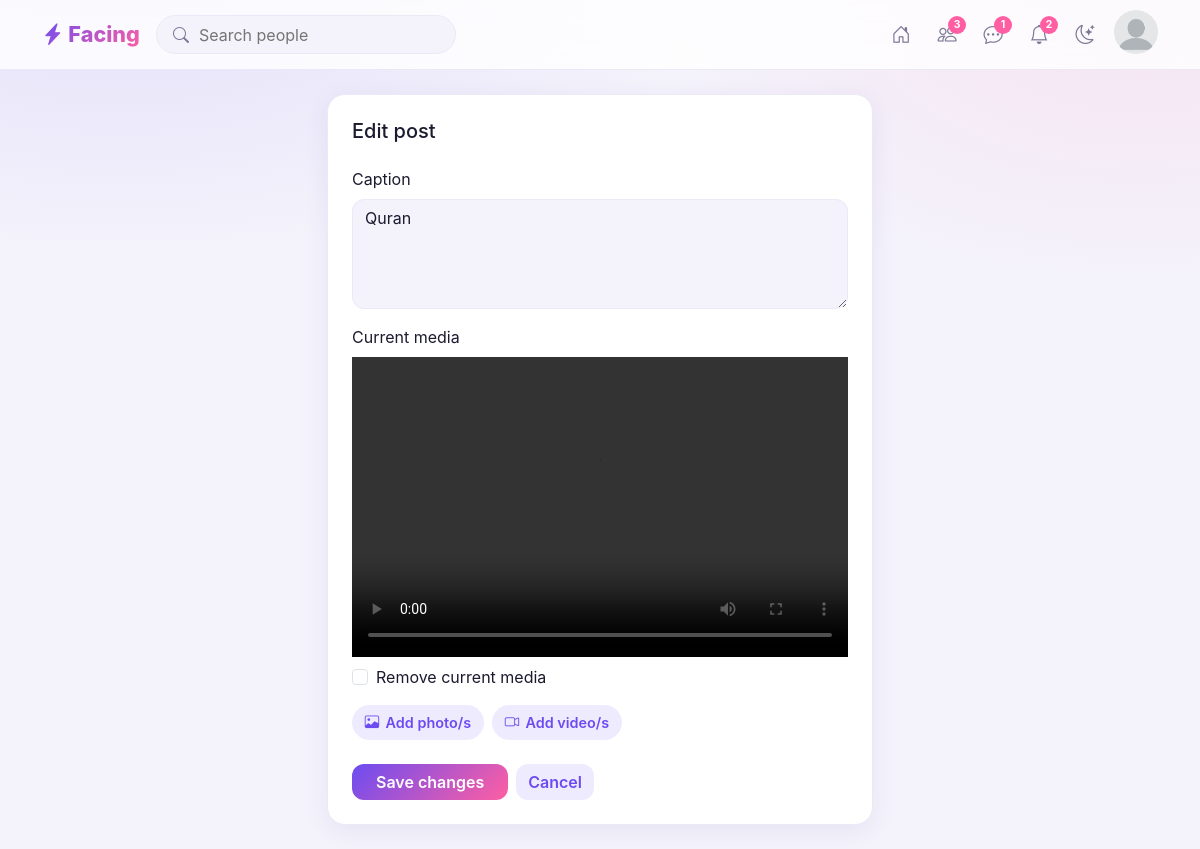
/e/post/9b143459-57c4-45e8-b59a-01b1b84970d7/ (signed in), run on the app's committed database.
### accounts/models.py (models this page shows, shortened)
class User(AbstractBaseUser, PermissionsMixin):
    id = models.UUIDField(primary_key=True, default=uuid.uuid4, editable=False)
    username = models.CharField(max_length=50, unique=True)
    email = models.EmailField(max_length=300, unique=True)
    img = models.ImageField(upload_to="ProfileImg", null=True, blank=True)
    bio = models.CharField(max_length=100, null=True, blank=True)
    city = models.CharField(max_length=100, null=True, blank=True)
    place = models.CharField(max_length=100, null=True, blank=True)
    is_private = models.BooleanField(default=False)
    show_followers = models.BooleanField(default=True)
    show_following = models.BooleanField(default=True)
    check_follower = models.BooleanField(default=False)
    slug = models.SlugField(null=True, blank=True)
    verified = models.BooleanField(default=False)
    is_active = models.BooleanField(default=True)
    is_staff = models.BooleanField(default=False)
    is_admin = models.BooleanField(default=False)
    is_superuser = models.BooleanField(default=False)
    date_joined = models.DateTimeField(auto_now_add=True)
    last_login = models.DateTimeField(auto_now=True)
    USERNAME_FIELD = "email"
    REQUIRED_FIELDS = ["username"]
    objects = UserManager()

### posts/models.py (models this page shows, shortened)
class TimeStamped(models.Model):
    created_at = models.DateTimeField(auto_now_add=True)
    updated_at = models.DateTimeField(auto_now=True)
    class Meta:
        abstract = True

class Post(TimeStamped):
    id = models.UUIDField(default=uuid.uuid4, primary_key=True, unique=True)
    user = models.ForeignKey(User, on_delete=models.CASCADE, related_name="posts")
    caption = models.CharField(null=True, blank=True, max_length=2000)
    body = models.TextField(null=True, blank=True)
    like_count = models.PositiveIntegerField(default=0)
    comments_count = models.PositiveIntegerField(default=0)
    class Meta:
        ordering = ["-created_at"]
        indexes = [models.Index(fields=["user", "-created_at"])]

class PostMedia(models.Model):
    post = models.ForeignKey(Post, on_delete=models.CASCADE, related_name="media")
    file = models.FileField(upload_to="posts/%Y/%m/")
    def media_type(self):
        if not self.file:
            return None
        ext = Path(self.file.name).suffix.lower()
        if ext in IMAGE_EXTENSIONS:
            return "image"
        if ext in VIDEO_EXTENSIONS:
            return "video"
        return None
    class Meta:
        ordering = ["id"]

### posts/views.py (the view)
# urls.py: path("e/post/<uuid:id>/", views.edit_post, name="edit_post"),
@login_required
@owner_ship_required(Post, id_kwarg="id", user="user")
def edit_post(request, id):
    post = get_object_or_404(Post, id=id)
    media = PostMedia.objects.filter(post=post)
    if request.method == "POST":
        post_commit(request, id)
    return render(request, "posts/post-edit.html", {"post": post, "media": media})

### posts/decorator.py (called while the page is built)
def owner_ship_required(model, id_kwarg="id", user="user"):
    def decorators(view_func):
        @wraps(view_func)
        def wrapper(request, *args, **kwargs):
            obj = get_object_or_404(model, id=kwargs[id_kwarg])
            if getattr(obj, user) != request.user:
                return HttpResponseForbidden("You are not Authorized.")
            request.owned_object = obj
            return view_func(request, *args, **kwargs)
        return wrapper
    return decorators

### templates/posts/post-edit.html (shortened to what this page needs)
{% extends 'base.html' %}
{% block body %}
<main class="container py-4"><div class="row justify-content-center"><div class="col-lg-6">
  <form class="card" method="post" enctype="multipart/form-data"><div class="card-body p-4">
    <h5 class="mb-4">Edit post</h5>
    {% if media %}
      {% if post.caption %}
        <label class="form-label" for="content">Caption</label>
        <textarea id="content" name="caption" class="form-control mb-3" rows="4">{{post.caption}}</textarea>
      {% endif %}
      <label class="form-label">Current media</label>
      {% for i in media %}
        <div class="media mb-2" id="currentMedia">
          {% if i.media_type == 'image' %}
            <img src="{{i.file.url}}" style="max-height:300px" alt="Media">
          {% elif i.media_type == 'video' %}
            <video class="mb-2 w-100" controls preload="metadata" style="height:300px">
              <source src="{{ i.file.url }}">
            </video>
          {% endif %}
        </div>
      {% endfor %}
      <div class="form-check mb-3">
        <input class="form-check-input" type="checkbox" id="remove" name="remove_media" data-remove-media="#currentMedia">
        <label class="form-check-label" for="remove">Remove current media</label>
      </div>
      <div class="d-flex gap-2 mt-3">
        <label class="chip"><i class="bi bi-image"></i> Add photo/s<input type="file" multiple='true' name="add_image" accept="image/*" hidden></label>
        <label class="chip"><i class="bi bi-camera-video"></i> Add video/s<input type="file" multiple='true' name="add_video" accept="video/*" hidden></label>
      </div>
    {% else %}
        <label class="form-label" for="content">Content</label>
        <textarea id="content" name="content" class="form-control mb-3" rows="4">{{post.body}}</textarea>
    {% endif %}
    <div class="d-flex gap-2 mt-4"><button class="btn btn-brand px-4">Save changes</button>
      <a class="btn btn-soft" onclick="history.back()">Cancel</a>
    </div>
  </div>
</form>
</div></div></main>
{% endblock body %}

### templates/navbar.html (shortened to what this page needs)
<nav class="topbar sticky-top"><div class="container d-flex align-items-center gap-3">
  <a class="brand" href="{% url 'home' %}"><i class="bi bi-lightning-charge-fill"></i> Facing</a>
  {% if request.user.is_authenticated %}
  <form class="search d-none d-md-flex" action='{% url "search" %}'><i class="bi bi-search muted"></i><input placeholder="Search people" aria-label="Search" name='u'></form>
  <div class="ms-auto d-flex align-items-center gap-1">
    <a class="nav-i" data-p="feed" {% if request.path == '/' %} aria-current="page" {% endif %} href="{% url 'home' %}" title="Home"><i class="bi bi-house-door"></i></a>
    <a class="nav-i" data-p="friends" {% if request.path == '/accounts/requests/' %} aria-current="page" {% endif %} href="{% url 'requests' %}" title="Friend requests"><i class="bi bi-people"></i><b class="dot">3</b></a>
    <button class="nav-i" type="button" id="msgToggle" title="Messages" aria-label="Messages" aria-expanded="false" aria-controls="msgPanel"><i class="bi bi-chat-dots"></i><b class="dot">1</b></button>
    <a class="nav-i" data-p="notifications" href="notifications.html" title="Notifications"><i class="bi bi-bell"></i><b class="dot">2</b></a>
    {% endif %}
    <button class="nav-i" {% if user.is_anonymous %} style='margin-left:auto'{% endif %} type="button" data-theme-toggle title="Toggle theme"><i class="bi bi-moon-stars"></i></button>
    <div class="dropdown ms-1">
      {% if request.user.is_authenticated %}
      <a href="#" data-bs-toggle="dropdown" aria-label="Account">
          <span class="av " id="avatarPrev"
              style="--h:260;{% if user.img %}background-image:url('{{ request.user.img.url }}');background-size:cover;background-position:center;{% endif %}">
          </span>
      </a>
      {% else %}
      <a  href="{% url 'account_login' %}">Login /</a>
      <a  href="{% url 'account_signup' %}">Signup</a>
      {% endif %}
    </div>
  </div></div>
</nav>

### static/assets/css/style.css (style rules this page uses)
:root { --bg:#f4f3fb;--card:#fff;--ink:#1b1a2e;--muted:#7a7896;--line:#ebe9f7;--soft:#efebff;--brand:#6c4cf1;--brand2:#ff5fa2;--blue:#1d9bf0; --grad:linear-gradient(135deg,var(--brand),var(--brand2));--r:18px;--shadow:0 6px 24px rgba(60,40,140,.08) }
body { background:var(--bg);color:var(--ink);font-family:"Inter","Segoe UI",system-ui,sans-serif;min-height:100vh; background-image:radial-gradient(600px 300px at 10% -5%,rgba(108,76,241,.12),transparent),radial-gradient(500px 300px at 95% 0,rgba(255,95,162,.10),transparent);background-attachment:fixed }
a { color:var(--brand);text-decoration:none }
.muted { color:var(--muted) }
.card,.modal-content,.dropdown-menu,.list-group-item { background:var(--card);color:var(--ink);border:1px solid var(--line) }
.card { border-radius:var(--r);box-shadow:var(--shadow) }
.form-control,.form-select { background:var(--bg);color:var(--ink);border:1px solid var(--line);border-radius:12px }
.btn { border-radius:12px;font-weight:600;transition:transform .15s,box-shadow .15s,background .15s }
.btn-brand { background:var(--grad);color:#fff;border:0 }
.btn-soft { background:var(--soft);color:var(--brand);border:0 }
.av { --h:260;display:inline-flex;align-items:center;justify-content:center;width:44px;height:44px;border-radius:50%;flex:none;color:#fff;font-weight:700; background:linear-gradient(135deg,hsl(var(--h) 70% 55%),hsl(calc(var(--h) + 40) 70% 60%));background-size:cover;background-position:center;overflow:hidden }
.chip { display:inline-flex;align-items:center;gap:.4rem;padding:.4rem .8rem;border-radius:999px;background:var(--soft);color:var(--brand);font-weight:600;font-size:.9rem;cursor:pointer;border:0 }
.media { height:300px;border-radius:14px;background-size:cover;background-position:center;position:relative }
.topbar { background:color-mix(in srgb,var(--card) 80%,transparent);backdrop-filter:blur(14px);border-bottom:1px solid var(--line);padding:.6rem 0;z-index:1030 }
.brand { font-weight:800;font-size:1.35rem;background:var(--grad);-webkit-background-clip:text;background-clip:text;color:transparent }
.search { align-items:center;gap:.5rem;background:var(--bg);border:1px solid var(--line);border-radius:999px;padding:.35rem 1rem;width:300px }
.search input { background:none;border:0;outline:0;color:var(--ink);width:100% }
.nav-i { position:relative;width:42px;height:42px;display:grid;place-items:center;border-radius:12px;border:0;background:none;color:var(--muted);font-size:1.2rem }
.dot { position:absolute;top:2px;right:2px;min-width:18px;height:18px;border-radius:9px;background:var(--brand2);color:#fff;font-size:.65rem;display:grid;place-items:center }

### data on the page
User: img (picture)
Post: caption "Quran"
